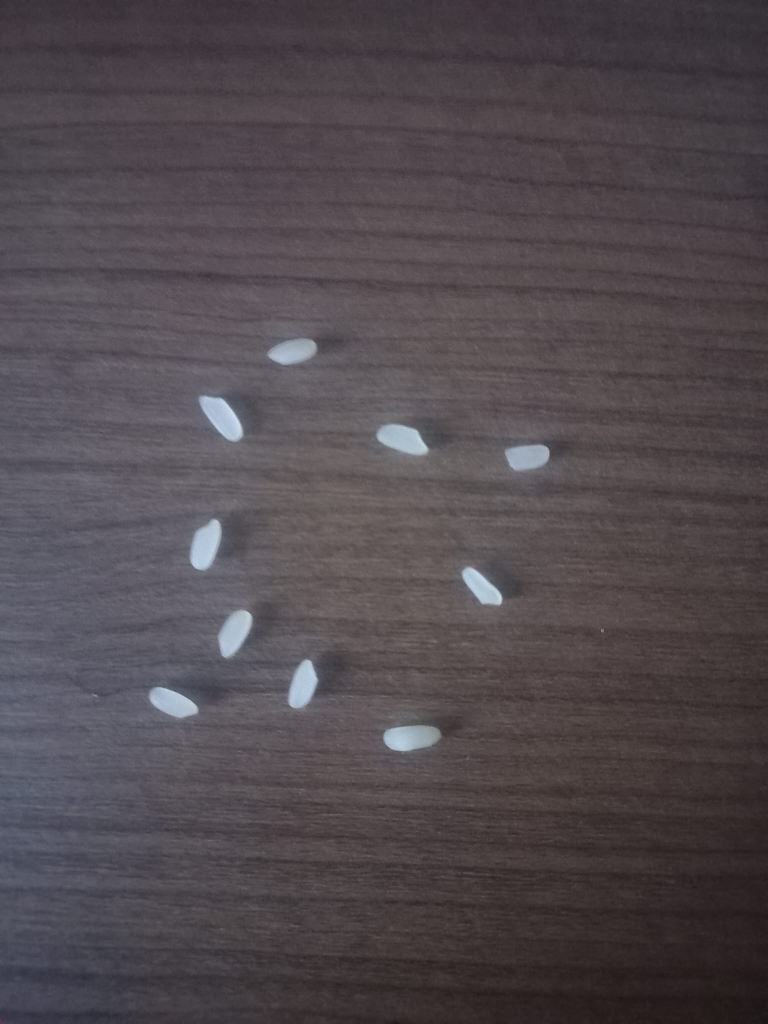
#> input picture Odev3/pirinclerFoto.jpg, 1536 x 2048 px, found by its file name (shown at 1/2 size)
$ python Goruntu_Odev_3.py
#> lines starting #> are read from the running program, lines starting #| are printed output that depends on the picture; after the words box and inside, x2 and y2 are one past the last pixel; in counts of white or black regions, pixels touching at a corner belong together
import cv2
import numpy as np
import os

file_path = os.path.realpath(__file__)
folder, file_name = os.path.split(file_path)
image_path = folder + '\\' + 'pirinclerFoto.jpg'

# Resmi oku
img = cv2.imread(image_path)
#> img is the input picture: shape (2048, 1536, 3); mean B, G, R 78.6, 73.8, 81.3

# Resmi griye çevir
gray_image = cv2.cvtColor(img, cv2.COLOR_BGR2GRAY)

# Pirinç Tnaelerini eşikle
_, thresholded_image = cv2.threshold(gray_image, 120, 255, cv2.THRESH_BINARY)
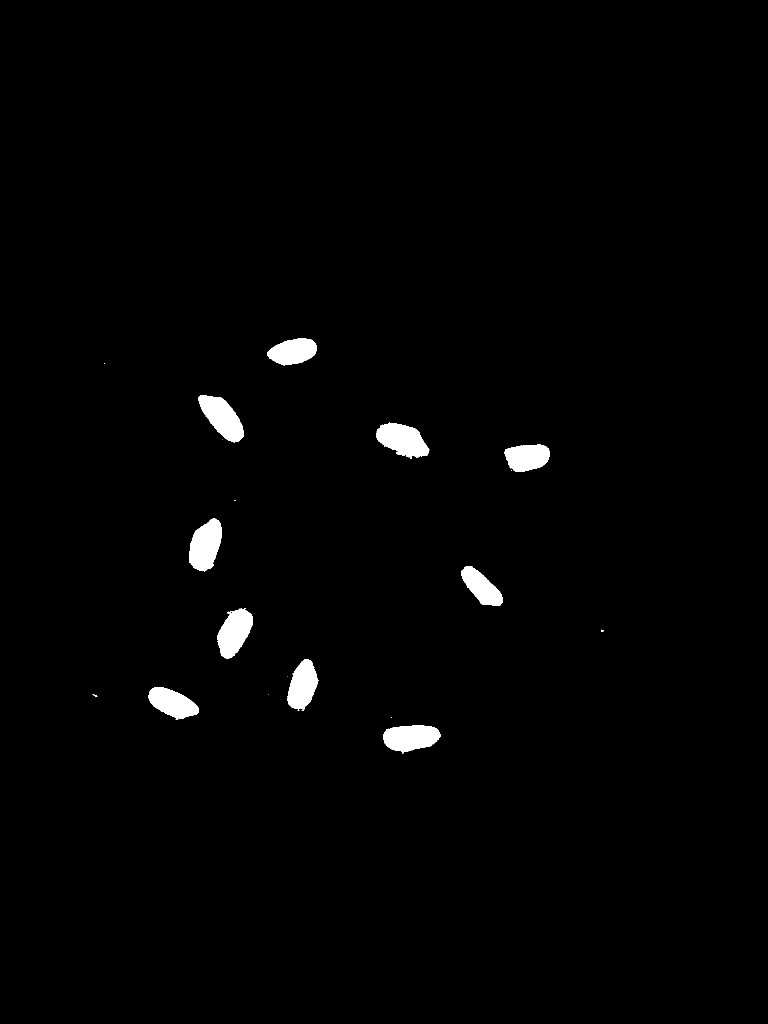
#> thresholded_image: shape (2048, 1536) (shown at 1/2 size); 1.4% white; 21 white regions (10 under 20 px), largest, box (x1, y1, x2, y2) and area: (752, 845, 859, 918) 4928, (378, 1037, 444, 1143) 4868, (396, 790, 488, 885) 4856

# Gereksiz arka planı sil
kernel = np.ones((5, 5), np.uint8)
morphological_image = cv2.morphologyEx(thresholded_image, cv2.MORPH_CLOSE, kernel)
#> morphological_image: shape (2048, 1536); 1.4% white; 18 white regions (7 under 20 px)

# Pirinçleri say
contours, _ = cv2.findContours(morphological_image, cv2.RETR_EXTERNAL, cv2.CHAIN_APPROX_SIMPLE)
#> contours = 18 contours, 8 with area under 20; largest, box (x1, y1, x2, y2) and area: (752, 845, 859, 918) 4830, (378, 1037, 444, 1143) 4744, (396, 790, 488, 885) 4734, (766, 1450, 881, 1507) 4582, (434, 1217, 506, 1318) 4536
rice_count = 0
for contour in contours:
    area = cv2.contourArea(contour)
    if area > 100:
        rice_count += 1
#> this loop made 18 passes
#> area on passes 1, 5, 7, 9, 10, 11, 13, 15, 16, 18: 4582.5, 3978, 4125, 4536, 3477, 4744.5, 3770.5, 4830.5, 4734.5, 3757
#> after the loop, rice_count = 10

# Açılacak olan pencere boyutları
window_width = 600
window_height = 600

cv2.namedWindow('Pencere2', cv2.WINDOW_NORMAL)
cv2.resizeWindow('Pencere2', window_width, window_height)

cv2.imshow('Pencere2', morphological_image)

print(f"Pirinç sayısı: {rice_count}")
#| Pirinç sayısı: 10

cv2.waitKey(0)
cv2.destroyAllWindows()
